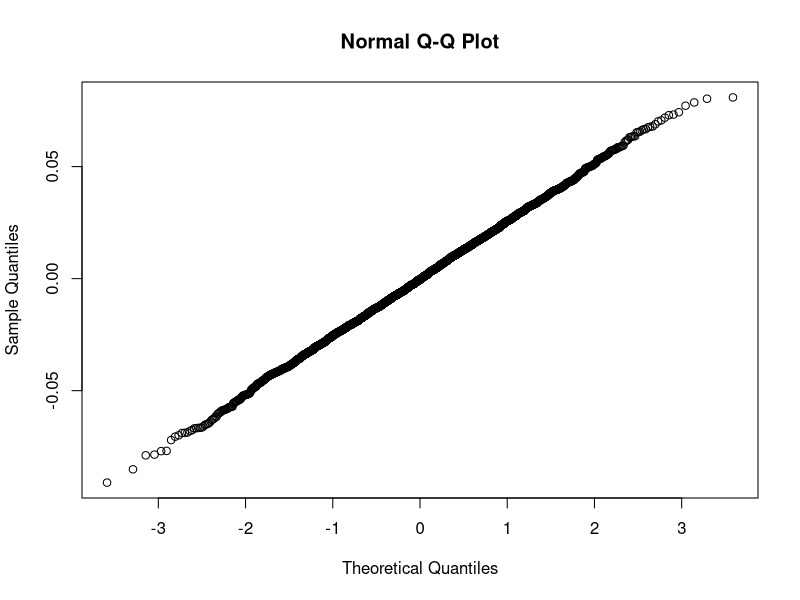
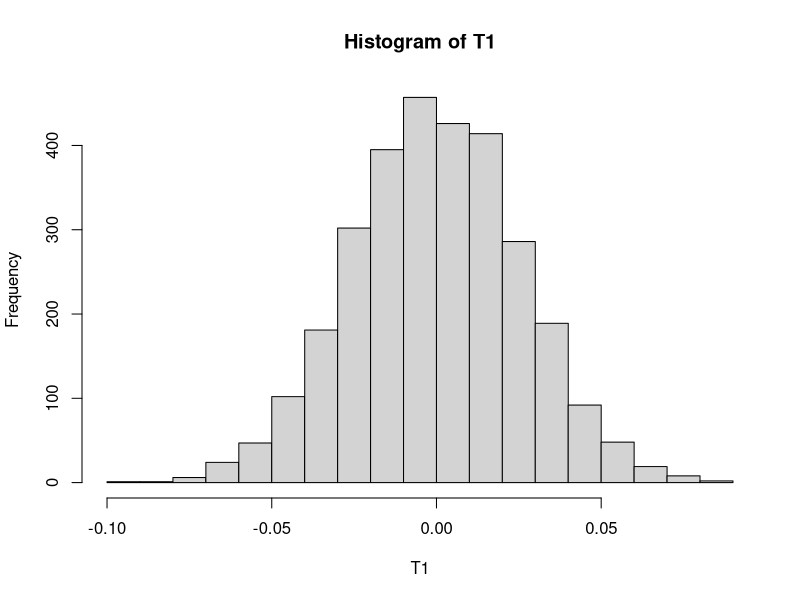
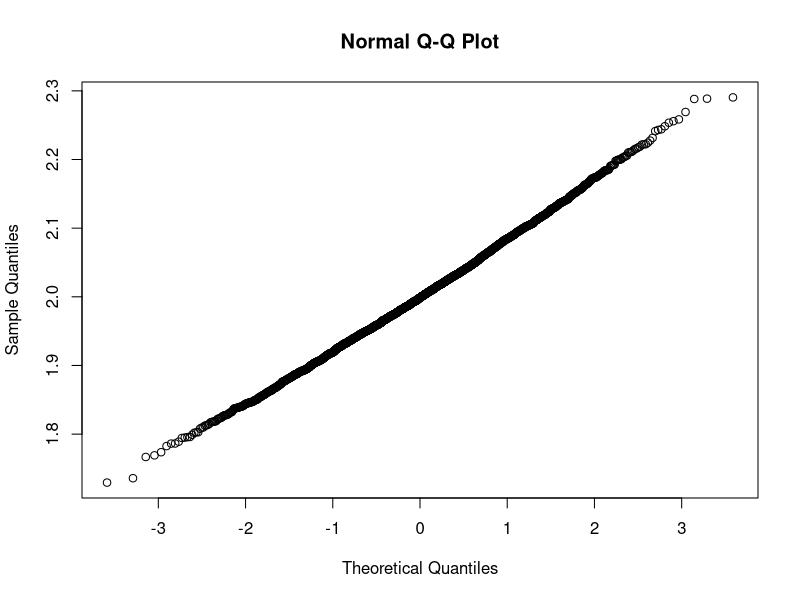
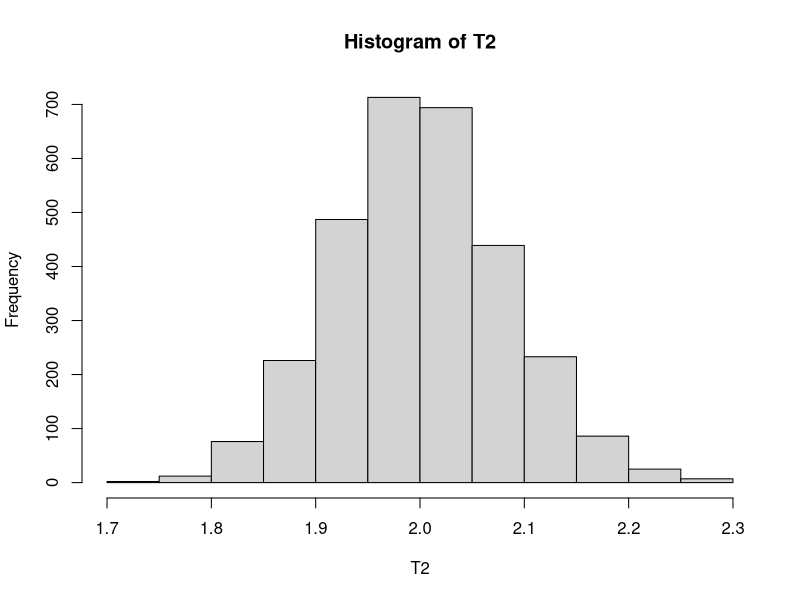
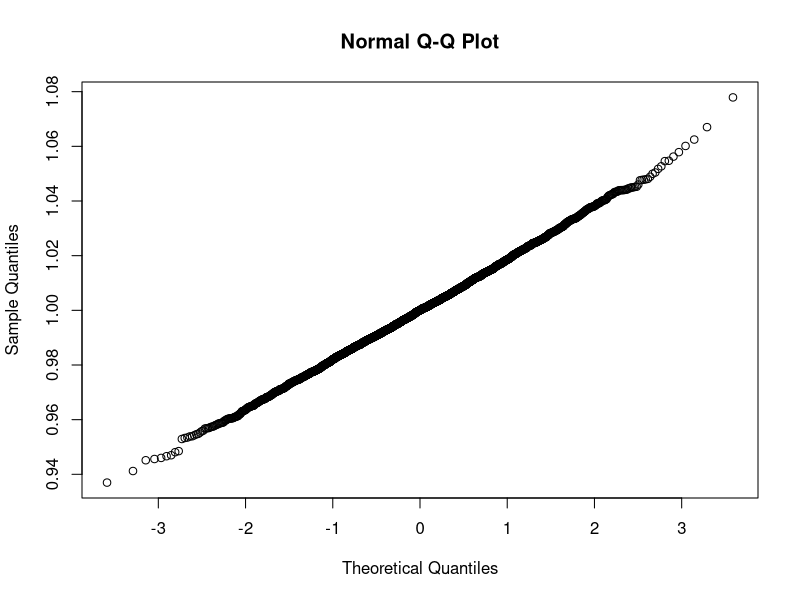
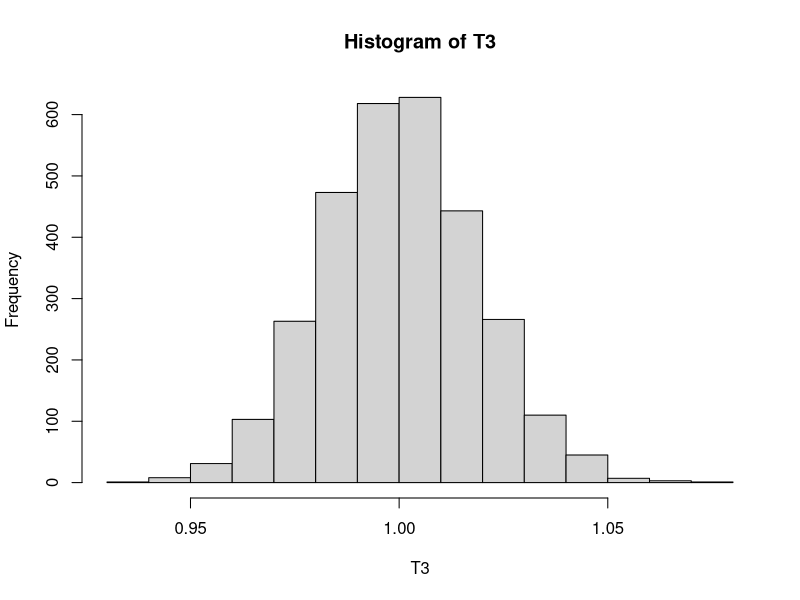
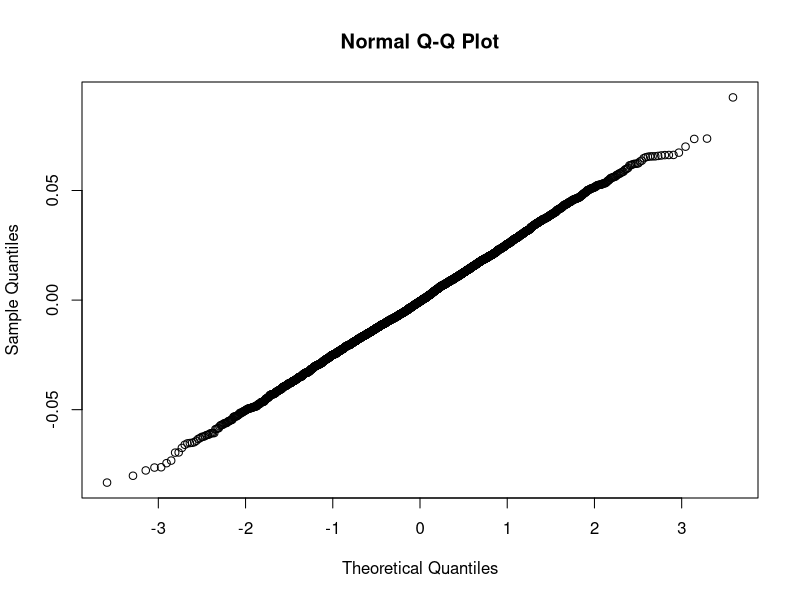
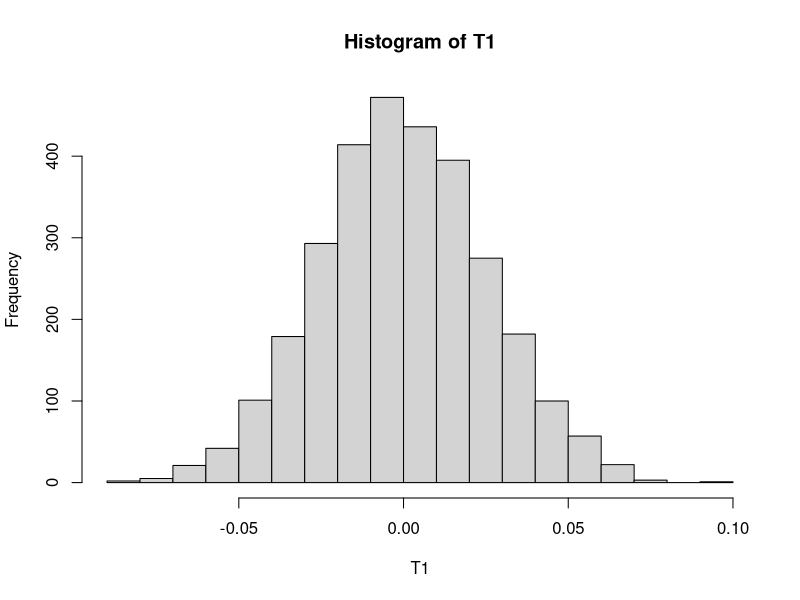

The R source for these figures, in order:
rm(list=ls(all=T))
#TOPIC CONSISTENCY AND CAN
#Q.3 STANDARD LAPLACE DISTRIBUTION OR DOUBLE EXPONENTIAL DISTIRBUTION
#LET F(X,THETA)=(1/2)*EXP(-|X|/THETA), -INFINITY<X<INFINITY. BASED ON THE RANDOM SAMPLES FROM THIS DISTIRBUTION.
#A) SHOW THAT XBAR IS NOT CONSISTENT FOR THETA.
#B)SHOW THAT 1/N(XI^2) IS CAN.
#C)SHOW THAT 1/N(|X|) IS CAN

mu=0;theta=1;eps=0.1;est.prob1=0;est.prob2=0;est.prob3=0
n=c(250,750,1500,2500,3000);
for(i in 1:length(n)){
  y=matrix(runif(n[i]*n[i],0,1),n[i],n[i]);
  x=ifelse(y<=0.5,mu+log(2*y)*theta,mu-log(2-2*y)*theta)
  T1=apply(x,1,mean)
  T2=apply(x^2,1,mean)
  T3=apply(abs(x),1,mean)
  est.prob1[i]=mean(abs(T1-theta)<eps);
  est.prob2[i]=mean(abs(T2-theta)<eps)
  est.prob3[i]=mean(abs(T3-theta)<eps)
}
cbind(n,est.prob1,est.prob2,est.prob3)

qqnorm(T1)
hist(T1)
qqnorm(T2)
hist(T2)
qqnorm(T3)
hist(T3)




#parameters change
rm(list=ls(all=T))
mu=0;theta=1;eps=0.05;est.prob1=0;est.prob2=0;est.prob3=0;est.prob4=0;
n=c(250,750,1500,2500,3000);
for(i in 1:length(n)){
  y=matrix(runif(n[i]*n[i],0,1),n[i],n[i]);
  x=ifelse(y<=0.5,mu+log(2*y)*theta,mu-log(2-2*y)*theta)
  T1=apply(x,1,mean)
  S2=apply(x,1,var)
  m2=S2/2
  T2=sqrt(m2)
  T3=apply(abs(x),1,mean)
  T4=apply(x,1,median)
  est.prob1[i]=mean(abs(T1-mu)<eps);
  est.prob2[i]=mean(abs(T2-theta)<eps)
  est.prob3[i]=mean(abs(T3-theta)<eps)
  est.prob4[i]=mean(abs(T4-mu)<eps)
}
cbind(n,est.prob1,est.prob2,est.prob3,est.prob4)

qqnorm(T1)
hist(T1)
qqnorm(T2)
hist(T2)
qqnorm(T3)
hist(T3)
qqnorm(T4)
hist(T4)

#mu change
rm(list=ls(all=T))
mu=2.5;theta=1;eps=0.05;est.prob1=0;est.prob2=0;est.prob3=0;est.prob4=0;
n=c(250,750,1500,2500,3000);
for(i in 1:length(n)){
  y=matrix(runif(n[i]*n[i],0,1),n[i],n[i]);
  x=ifelse(y<=0.5,mu+log(2*y)*theta,mu-log(2-2*y)*theta)
  T1=apply(x,1,mean)
  S2=apply(x,1,var)
  m2=S2/2
  T2=sqrt(m2)
  T3=apply(abs(x),1,mean)
  T4=apply(x,1,median)
  est.prob1[i]=mean(abs(T1-mu)<eps);
  est.prob2[i]=mean(abs(T2-theta)<eps)
  est.prob3[i]=mean(abs(T3-theta)<eps)
  est.prob4[i]=mean(abs(T4-mu)<eps)
}
cbind(n,est.prob1,est.prob2,est.prob3,est.prob4)
qqnorm(T1)
hist(T1)
qqnorm(T2)
hist(T2)
qqnorm(T3)
hist(T3)
qqnorm(T4)
hist(T4)



#change observer
rm(list=ls(all=T))
mu=2.5;theta=1;eps=0.05;est.prob1=0;est.prob2=0;est.prob3=0;est.prob4=0;
n=c(250,750,1500,2500,3000);
for(i in 1:length(n)){
  y=matrix(runif(n[i]*n[i],0,1),n[i],n[i]);
  x=ifelse(y<=0.5,mu+log(2*y)*theta,mu-log(2-2*y)*theta)
  T1=apply(x,1,mean)
  S2=apply(x,1,var)
  m2=S2/2
  T2=sqrt(m2)
  T3=apply(abs(x-mu),1,mean)
  T4=apply(x,1,median)
  est.prob1[i]=mean(abs(T1-mu)<eps);
  est.prob2[i]=mean(abs(T2-theta)<eps)
  est.prob3[i]=mean(abs(T3-theta)<eps)
  est.prob4[i]=mean(abs(T4-mu)<eps)
}
cbind(n,est.prob1,est.prob2,est.prob3,est.prob4)
qqnorm(T1)
hist(T1)
qqnorm(T2)
hist(T2)
qqnorm(T3)
hist(T3)
qqnorm(T4)
hist(T4)
